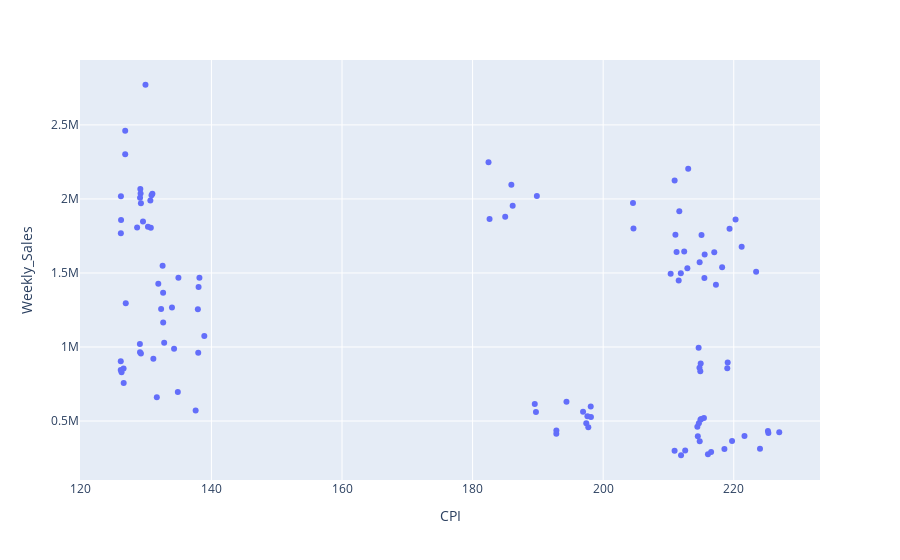

The notebook cell this image was saved under:
### Code cell
px.scatter(data_frame=df_clean, x='CPI', y='Weekly_Sales')
